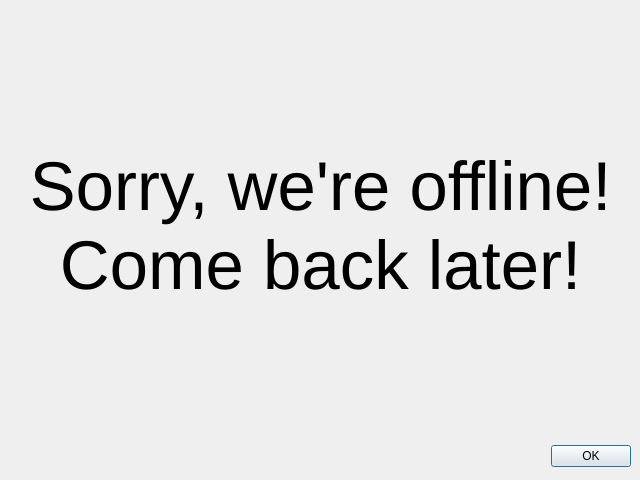
<?xml version="1.0" encoding="UTF-8"?>
<ui version="4.0">
 <class>Dialog</class>
 <widget class="QDialog" name="Dialog">
  <property name="geometry">
   <rect>
    <x>0</x>
    <y>0</y>
    <width>640</width>
    <height>480</height>
   </rect>
  </property>
  <property name="windowTitle">
   <string>Offline Help Window</string>
  </property>
  <widget class="QDialogButtonBox" name="btnOK">
   <property name="geometry">
    <rect>
     <x>10</x>
     <y>440</y>
     <width>621</width>
     <height>32</height>
    </rect>
   </property>
   <property name="orientation">
    <enum>Qt::Horizontal</enum>
   </property>
   <property name="standardButtons">
    <set>QDialogButtonBox::Ok</set>
   </property>
  </widget>
  <widget class="QLabel" name="lblHelp">
   <property name="geometry">
    <rect>
     <x>10</x>
     <y>10</y>
     <width>621</width>
     <height>431</height>
    </rect>
   </property>
   <property name="font">
    <font>
     <family>Arial</family>
     <pointsize>52</pointsize>
    </font>
   </property>
   <property name="text">
    <string>Sorry, we're offline! Come back later!</string>
   </property>
   <property name="alignment">
    <set>Qt::AlignCenter</set>
   </property>
   <property name="wordWrap">
    <bool>true</bool>
   </property>
  </widget>
 </widget>
 <resources/>
 <connections>
  <connection>
   <sender>btnOK</sender>
   <signal>accepted()</signal>
   <receiver>Dialog</receiver>
   <slot>accept()</slot>
   <hints>
    <hint type="sourcelabel">
     <x>248</x>
     <y>254</y>
    </hint>
    <hint type="destinationlabel">
     <x>157</x>
     <y>274</y>
    </hint>
   </hints>
  </connection>
  <connection>
   <sender>btnOK</sender>
   <signal>rejected()</signal>
   <receiver>Dialog</receiver>
   <slot>reject()</slot>
   <hints>
    <hint type="sourcelabel">
     <x>316</x>
     <y>260</y>
    </hint>
    <hint type="destinationlabel">
     <x>286</x>
     <y>274</y>
    </hint>
   </hints>
  </connection>
 </connections>
</ui>
